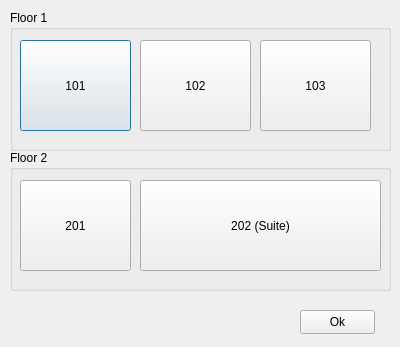
<?xml version="1.0" encoding="UTF-8"?>
<ui version="4.0">
 <class>RoomsDialog</class>
 <widget class="QDialog" name="RoomsDialog">
  <property name="geometry">
   <rect>
    <x>0</x>
    <y>0</y>
    <width>400</width>
    <height>347</height>
   </rect>
  </property>
  <property name="windowTitle">
   <string>Room Management</string>
  </property>
  <widget class="QGroupBox" name="groupBox">
   <property name="geometry">
    <rect>
     <x>10</x>
     <y>10</y>
     <width>381</width>
     <height>141</height>
    </rect>
   </property>
   <property name="title">
    <string>Floor 1</string>
   </property>
   <widget class="QPushButton" name="pushButton101">
    <property name="geometry">
     <rect>
      <x>10</x>
      <y>30</y>
      <width>111</width>
      <height>91</height>
     </rect>
    </property>
    <property name="text">
     <string>101</string>
    </property>
   </widget>
   <widget class="QPushButton" name="pushButton102">
    <property name="geometry">
     <rect>
      <x>130</x>
      <y>30</y>
      <width>111</width>
      <height>91</height>
     </rect>
    </property>
    <property name="text">
     <string>102</string>
    </property>
   </widget>
   <widget class="QPushButton" name="pushButton103">
    <property name="geometry">
     <rect>
      <x>250</x>
      <y>30</y>
      <width>111</width>
      <height>91</height>
     </rect>
    </property>
    <property name="text">
     <string>103</string>
    </property>
   </widget>
  </widget>
  <widget class="QGroupBox" name="groupBox_2">
   <property name="geometry">
    <rect>
     <x>10</x>
     <y>150</y>
     <width>381</width>
     <height>141</height>
    </rect>
   </property>
   <property name="title">
    <string>Floor 2</string>
   </property>
   <widget class="QPushButton" name="pushButton201">
    <property name="geometry">
     <rect>
      <x>10</x>
      <y>30</y>
      <width>111</width>
      <height>91</height>
     </rect>
    </property>
    <property name="text">
     <string>201</string>
    </property>
   </widget>
   <widget class="QPushButton" name="pushButton202">
    <property name="geometry">
     <rect>
      <x>130</x>
      <y>30</y>
      <width>241</width>
      <height>91</height>
     </rect>
    </property>
    <property name="text">
     <string>202 (Suite)</string>
    </property>
   </widget>
  </widget>
  <widget class="QPushButton" name="pushButtonOk">
   <property name="geometry">
    <rect>
     <x>300</x>
     <y>310</y>
     <width>75</width>
     <height>24</height>
    </rect>
   </property>
   <property name="text">
    <string>Ok</string>
   </property>
  </widget>
 </widget>
 <resources/>
 <connections/>
</ui>
